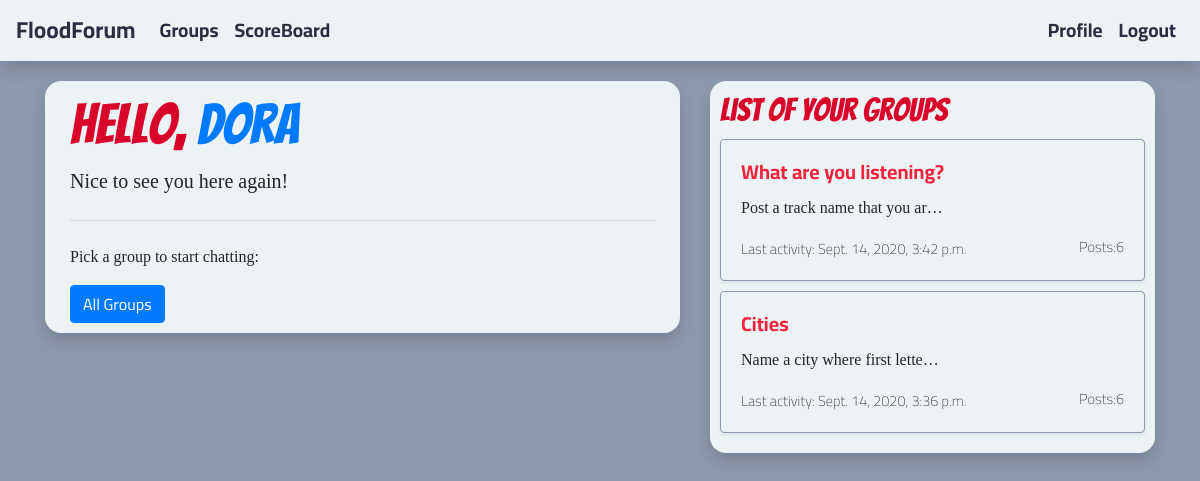
Screenshot of / (signed in) with the database file from the repository.
### groups/models.py (models this page shows, shortened)
class Group(models.Model):
    name = models.CharField(max_length = 200, unique = True)
    slug = models.CharField(max_length = 200)
    description = models.TextField(max_length = 1000)
    owner = models.ForeignKey(settings.AUTH_USER_MODEL, related_name = "own_groups", on_delete=models.CASCADE)
    members = models.ManyToManyField(settings.AUTH_USER_MODEL, through = "GroupMembership")

### posts/models.py (models this page shows, shortened)
class Post(models.Model):
    group = models.ForeignKey(Group, related_name = "group_posts", on_delete=models.CASCADE)
    author = models.ForeignKey(settings.AUTH_USER_MODEL, related_name = "my_posts", on_delete=models.CASCADE)
    text = models.TextField()
    text_html = models.TextField(default="")
    created_at = models.DateTimeField(default=timezone.now)
    voters = models.ManyToManyField(settings.AUTH_USER_MODEL, through = "PostVotes")
    up_votes = models.IntegerField(default=0)
    down_votes = models.IntegerField(default=0)
    class Meta:
        ordering = ['-created_at']

### django_social_site/views.py (the view)
# urls.py: path('', HomeView.as_view(), name='home'),
class HomeView(MyGroupListView):
    template_name = "home.html"

### groups/views.py (called while the page is built)
    def get_queryset(self):
        if self.request.user.is_authenticated:
            return Group.objects.filter(members = self.request.user)
        else:
            return None

### templates/home.html (shortened to what this page needs)
{% extends "common_base.html" %}
{% block base_top %}
<div class="container">
  {% if user.is_authenticated %}
    <h1 class="display-4">Hello, <a href="{% url "accounts:profile" %}">{{user}}</a></h1>
    <p class="lead">Nice to see you here again!</p>
    <hr class="my-4">
    <p>Pick a group to start chatting:  </p>
    <a class="btn btn-primary btn" href="{% url "groups:group_list" %}" role="button">All Groups</a>
  {% endif %}
</div>
{% endblock base_top %}
{% block base_right %}{% if user.is_authenticated %}
  <h2>List of your groups</h2>
      {% for group in group_list %}
      {% include "_group.html" with group=group %}
      {% endfor %}
  {% endif %}{% endblock base_right %}

### groups/templates/groups/_group.html
<div class="card group-item shadow-sm"
     onclick="location.href='{% url "groups:group_detail" group.slug %}'"
     style="cursor: pointer";>
  <div class="card-body">
    <h5 class="card-title group-card-title">{{group.name}}</h5>
    <p class="card-text">{{group.description|truncatechars:30}}</p>
    <span class="font-weight-lighter">Last activity: {{group.group_posts.all.0.created_at}}</span>
    <span class="font-weight-lighter float-right">Posts:{{group.group_posts.all.count}}</span>
  </div>
</div>

### static/css/master.css (style rules this page uses)
body { background-color: #8D99AE; font-family: 'Cairo', sans-serif; }
h1, h2 { color: #d90429; font-family: 'Bangers', cursive; }
h5, p { font-family: none; }
.font-weight-lighter { font-size: 0.9em; }
.group-item { background-color: inherit; margin-top: 10px; margin-bottom: 10px; border-color: #8d99ae; }
.group-card-title { font-weight: bold; color: #ef233c; font-family: 'Cairo', sans-serif; }

### rows the page displays
Group: name "What are you listening?", description "Post a track name that you ar…", group_posts.all.0.created_at "Sept. 14, 2020, 3:42 p.m.", group_posts.all.count "6"
Group: name "Cities", description "Name a city where first lette…", group_posts.all.0.created_at "Sept. 14, 2020, 3:36 p.m.", group_posts.all.count "6"

### other values shown
{{ user }} "Dora"
